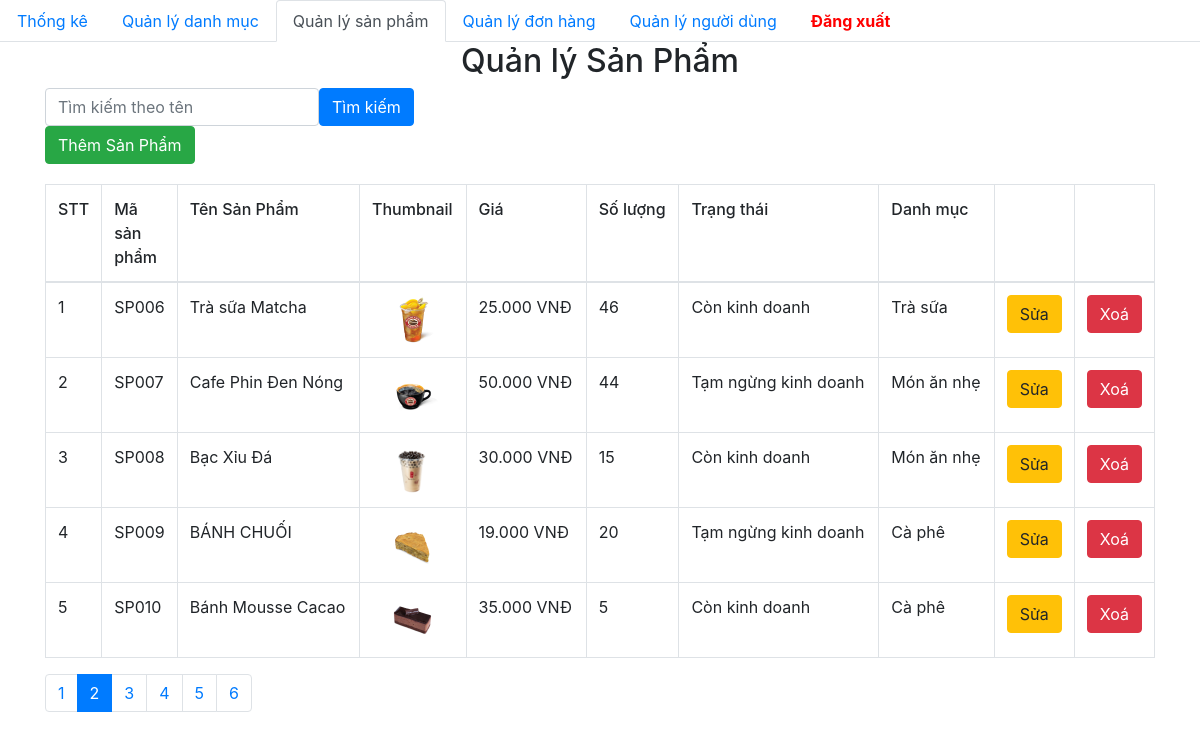
Page /PHP/admin/product/index.php?page=2 on the committed database.
### tables this page shows
CREATE TABLE `product` (
  `id` varchar(50) NOT NULL,
  `title` varchar(100) NOT NULL,
  `thumbnail` varchar(500) DEFAULT NULL,
  `price` float NOT NULL,
  `number` int(11) NOT NULL,
  `id_category` int(10) NOT NULL,
  `status` tinyint(1) NOT NULL,
  `content` longtext DEFAULT NULL
);

CREATE TABLE `category` (
  `id` int(10) NOT NULL,
  `name` varchar(50) NOT NULL
);

### PHP/admin/database/dbhelper.php (called while the page is built, shortened)
<?php
function executeResult($sql)
{
	$con = mysqli_connect(HOST, USERNAME, PASSWORD, DATABASE);
	$result = mysqli_query($con, $sql);
	$data   = [];
	while ($row = mysqli_fetch_array($result, 1)) {
		$data[] = $row;
	}
	return $data;
}

### PHP/admin/product/index.php (the view, shortened to what this page needs)
<?php
require_once('../database/dbhelper.php');
function getStatus($stt)
{
    $status_text = '';
    switch ($stt) {
        case 1:
            $status_text = 'Tạm ngừng kinh doanh';
            break;
        case 2:
            $status_text = 'Còn kinh doanh';
            break;
    }
    return $status_text;
}
$sql = "SELECT p.*, c.name
        FROM product AS p
        LEFT JOIN category AS c ON p.id_category = c.id";
$productList = executeResult($sql);
$limit = 5;
$total_records = count($productList);
$total_pages = ceil($total_records / $limit);
$current_page = isset($_GET['page']) ? $_GET['page'] : 1;
$start = ($current_page - 1) * $limit;
$sql .= " LIMIT $start, $limit";
$productList = executeResult($sql);
?>
<!DOCTYPE html>
<html>
<head>
    <link rel="stylesheet" href="https://maxcdn.bootstrapcdn.com/bootstrap/4.4.1/css/bootstrap.min.css">
</head>
<body>
    <ul class="nav nav-tabs">
        <li class="nav-item">
            <a class="nav-link" href="../index.php">Thống kê</a>
        </li>
        <li class="nav-item">
            <a class="nav-link" href="../category/">Quản lý danh mục</a>
        </li>
        <li class="nav-item">
            <a class="nav-link active" href="../product/">Quản lý sản phẩm</a>
        </li>
        <li class="nav-item">
            <a class="nav-link" href="../dashboard.php">Quản lý đơn hàng</a>
        </li>
        <li class="nav-item">
            <a class="nav-link" href="../user">Quản lý người dùng</a>
        </li>
        <li class="nav-item">
            <a class="nav-link" href="../../index.php" style="font-weight: bold; color: red">Đăng xuất</a>
        </li>
    </ul>
    <div class="container">
        <div class="panel panel-primary">
            <div class="panel-heading">
                <h2 class="text-center">Quản lý Sản Phẩm</h2>
            </div>
            <form action="" method="get" class="form-inline">
                <div class="form-group">
                    <input type="text" class="form-control" id="keyword" name="keyword" placeholder="Tìm kiếm theo tên">
                </div>
                <button type="submit" class="btn btn-primary">Tìm kiếm</button>
            </form>
            <a href="add.php">
                <button class="btn btn-success" style="margin-bottom:20px">Thêm Sản Phẩm</button>
            </a>
            <table class="table table-bordered table-hover">
                <thead>
                    <tr style="font-weight: 500;">
                        <td width="30px">STT</td>
                        <td width="30px">Mã sản phẩm</td>
                        <td>Tên Sản Phẩm</td>
                        <td>Thumbnail</td>
                        <td>Giá</td>
                        <td>Số lượng</td>
                        <td>Trạng thái</td>
                        <td>Danh mục</td>
                        <td width="50px"></td>
                        <td width="50px"></td>
                    </tr>
                </thead>
                <tbody>
                    <?php
                    foreach ($productList as $index => $item) {
                        echo '<tr>
                                <td>' . ($index + 1) . '</td>
                                <td>' . $item['id'] . '</td>
                                <td>' . $item['title'] . '</td>
                                <td style="text-align:center">
                                    <img src="' . $item['thumbnail'] . '" alt="" style="width: 50px">
                                </td>
                                <td>' . number_format($item['price'], 0, ',', '.') . ' VNĐ</td>
                                <td>' . $item['number'] . '</td>
                                <td>' . getStatus($item['status']) . '</td>
                                <td>' . $item['name'] . '</td>
                                <td>
                                    <a href="add.php?id=' . $item['id'] . '">
                                        <button class="btn btn-warning">Sửa</button>
                                    </a>
                                </td>
                                <td>
                                    <button class="btn btn-danger" onclick="deleteProduct(\'' . $item['id'] . '\')">Xoá</button>
                                </td>
                            </tr>';
                    }
                    ?>
                </tbody>
            </table>
            <ul class="pagination">
                <?php
                for ($i = 1; $i <= $total_pages; $i++) {
                    if ($i == $current_page) {
                        echo '
            <li class="page-item active"><a class="page-link" href="?page=' . $i . '">' . $i . '</a></li>';
                    } else {
                        echo '
            <li class="page-item"><a class="page-link" href="?page=' . $i . '">' . $i . '</a></li>
                    ';
                    }
                }
                ?>
            </ul>
        </div>
    </div>
</body>
</html>

### rows in the picture
product: id "SP006", title "Trà sữa Matcha", thumbnail (picture), price "25.000", number "46", status "Còn kinh doanh", id_category.name "Trà sữa"
product: id "SP007", title "Cafe Phin Đen Nóng", thumbnail (picture), price "50.000", number "44", status "Tạm ngừng kinh doanh", id_category.name "Món ăn nhẹ"
product: id "SP008", title "Bạc Xỉu Đá", thumbnail (picture), price "30.000", number "15", status "Còn kinh doanh", id_category.name "Món ăn nhẹ"
product: id "SP009", title "BÁNH CHUỐI", thumbnail (picture), price "19.000", number "20", status "Tạm ngừng kinh doanh", id_category.name "Cà phê"
product: id "SP010", title "Bánh Mousse Cacao", thumbnail (picture), price "35.000", number "5", status "Còn kinh doanh", id_category.name "Cà phê"
